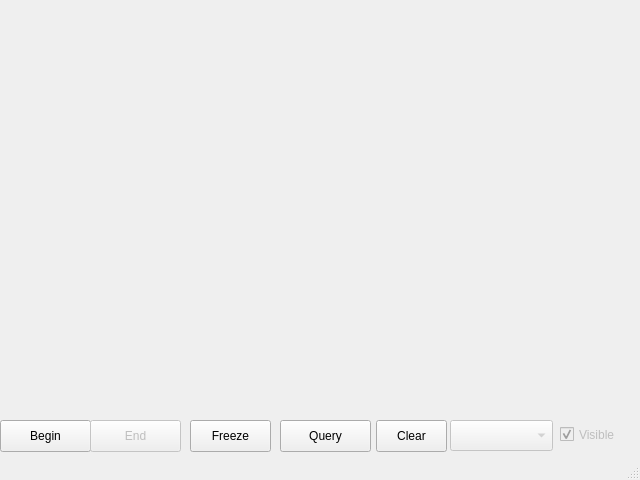
<?xml version="1.0" encoding="UTF-8"?>
<ui version="4.0">
 <class>PlotWindow</class>
 <widget class="QMainWindow" name="PlotWindow">
  <property name="geometry">
   <rect>
    <x>0</x>
    <y>0</y>
    <width>640</width>
    <height>480</height>
   </rect>
  </property>
  <property name="windowTitle">
   <string>PlotWindow</string>
  </property>
  <widget class="QWidget" name="centralWidget">
   <widget class="QCustomPlot" name="plot" native="true">
    <property name="geometry">
     <rect>
      <x>0</x>
      <y>0</y>
      <width>631</width>
      <height>391</height>
     </rect>
    </property>
    <property name="autoFillBackground">
     <bool>false</bool>
    </property>
   </widget>
   <widget class="QPushButton" name="inputBegin">
    <property name="geometry">
     <rect>
      <x>0</x>
      <y>420</y>
      <width>91</width>
      <height>32</height>
     </rect>
    </property>
    <property name="text">
     <string>Begin</string>
    </property>
   </widget>
   <widget class="QPushButton" name="inputEnd">
    <property name="enabled">
     <bool>false</bool>
    </property>
    <property name="geometry">
     <rect>
      <x>90</x>
      <y>420</y>
      <width>91</width>
      <height>32</height>
     </rect>
    </property>
    <property name="text">
     <string>End</string>
    </property>
   </widget>
   <widget class="QComboBox" name="visibilityList">
    <property name="enabled">
     <bool>false</bool>
    </property>
    <property name="geometry">
     <rect>
      <x>450</x>
      <y>420</y>
      <width>103</width>
      <height>31</height>
     </rect>
    </property>
   </widget>
   <widget class="QCheckBox" name="visibilityCheck">
    <property name="enabled">
     <bool>false</bool>
    </property>
    <property name="geometry">
     <rect>
      <x>560</x>
      <y>420</y>
      <width>81</width>
      <height>29</height>
     </rect>
    </property>
    <property name="tabletTracking">
     <bool>false</bool>
    </property>
    <property name="text">
     <string>Visible</string>
    </property>
    <property name="checked">
     <bool>true</bool>
    </property>
   </widget>
   <widget class="QPushButton" name="inputFreeze">
    <property name="geometry">
     <rect>
      <x>190</x>
      <y>420</y>
      <width>81</width>
      <height>32</height>
     </rect>
    </property>
    <property name="text">
     <string>Freeze</string>
    </property>
   </widget>
   <widget class="QPushButton" name="inputClear">
    <property name="geometry">
     <rect>
      <x>376</x>
      <y>420</y>
      <width>71</width>
      <height>32</height>
     </rect>
    </property>
    <property name="text">
     <string>Clear</string>
    </property>
   </widget>
   <widget class="QLabel" name="infoLabel">
    <property name="geometry">
     <rect>
      <x>0</x>
      <y>390</y>
      <width>181</width>
      <height>23</height>
     </rect>
    </property>
    <property name="text">
     <string/>
    </property>
   </widget>
   <widget class="QPushButton" name="inputQuery">
    <property name="geometry">
     <rect>
      <x>280</x>
      <y>420</y>
      <width>91</width>
      <height>32</height>
     </rect>
    </property>
    <property name="text">
     <string>Query</string>
    </property>
   </widget>
  </widget>
  <widget class="QStatusBar" name="statusBar"/>
 </widget>
 <layoutdefault spacing="6" margin="11"/>
 <customwidgets>
  <customwidget>
   <class>QCustomPlot</class>
   <extends>QWidget</extends>
   <header>qcustomplot/qcustomplot.h</header>
   <container>1</container>
  </customwidget>
 </customwidgets>
 <resources/>
 <connections/>
</ui>
